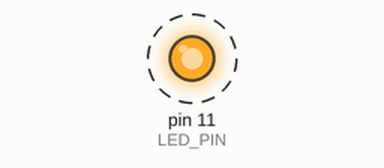
A sketch run on a simulated Arduino Uno, built with avr-gcc and run on an emulated ATmega328P. On the bench: output pins drawn as LEDs (lit = HIGH). Dashed ring = blinking.

Above: at 0.5 s.
Timing chart, 0 to 4.6 s (numbered marks = the images above):
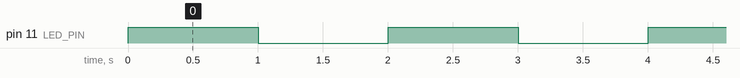

Measured:
- by itself, pin 11 (LED_PIN): alternates HIGH for 1.0 s and LOW for 1.0 s

The sketch:

ch03_led.ino
```cpp
#define LED_PIN 11 // 連接LED的腳位

void setup() {
  pinMode(LED_PIN, OUTPUT); // 設定腳位輸出入模式
}

void loop() {
  digitalWrite(LED_PIN, HIGH); // 點亮LED
  delay(1000); // 暫停1000毫秒（1秒）
  digitalWrite(LED_PIN, LOW); // 熄滅LED
  delay(1000); // 暫停1000毫秒（1秒）
}
```
